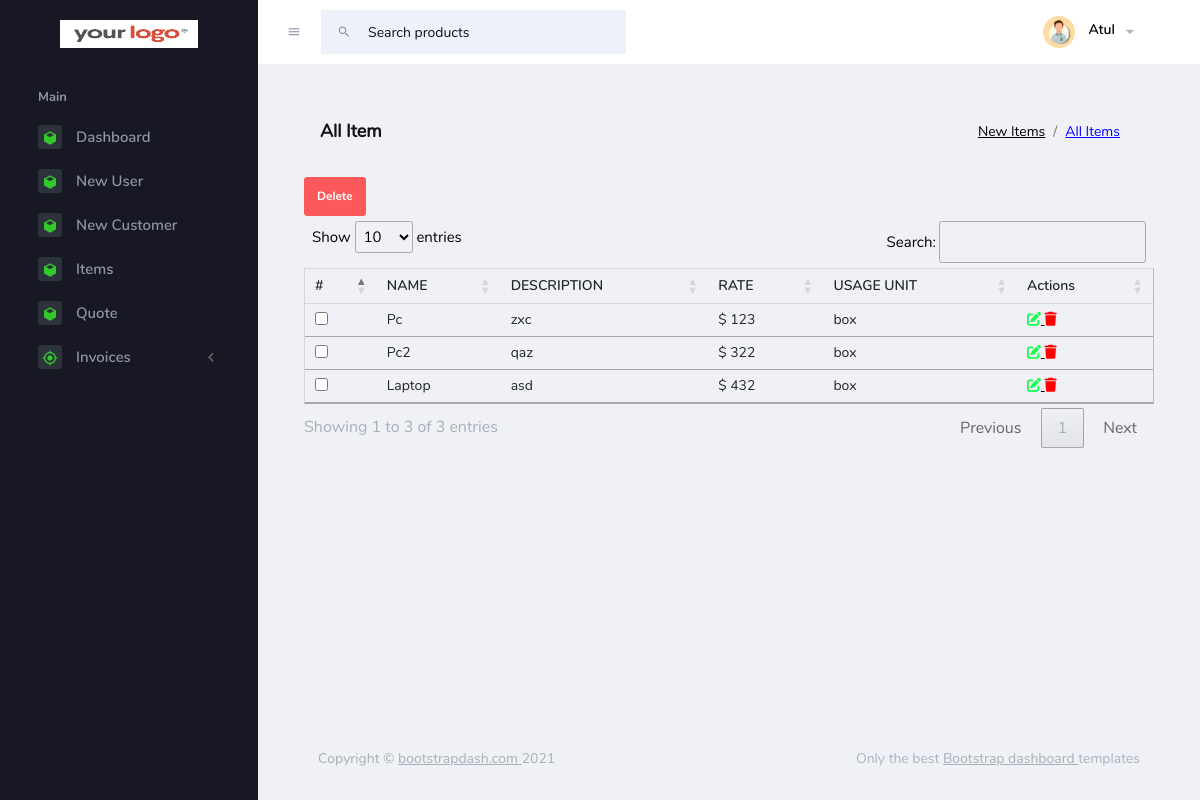
/pages/items/allitem.php (signed in), run on the app's committed database.
### tables this page shows
CREATE TABLE IF NOT EXISTS `dashboard2_items` (
  `itemId` int NOT NULL AUTO_INCREMENT,
  `user_id` int DEFAULT NULL,
  `type` varchar(255) NOT NULL,
  `name` varchar(255) NOT NULL,
  `unit` varchar(255) NOT NULL,
  `sellingPrice` varchar(255) NOT NULL,
  `description` varchar(255) NOT NULL,
  `qty` int NOT NULL,
  `amount` int NOT NULL,
  `creation_date` timestamp NOT NULL DEFAULT CURRENT_TIMESTAMP,
  `modification_date` timestamp NOT NULL DEFAULT CURRENT_TIMESTAMP,
  PRIMARY KEY (`itemId`)
);

### pages/database/items/allitem.php (the view)
<?php
include(dirname(__FILE__)."/../dbconnect.php");
$sql2 = "select * from dashboard2_items";
$result = mysqli_query($conn,$sql2);
while ($row = $result->fetch_assoc()) {
    echo "
            <tr>
                <td><input type='checkbox' name='mdeleteIditem[]' value='" .  $row["itemId"] . "'></td>
                <td>" . ucfirst($row["name"]) . "</td>
                <td>" . $row["description"] . "</td>
                <td> $ " . $row["sellingPrice"] . "</td>
                <td>" . $row["unit"] . "</td>
                <td>
                <a href='#'>
                    <i id='".$row["itemId"]."' class='fa-solid fa-pen-to-square itemsedit' style='color: #0fff4b;'></i>
                </a>
                <a href='#'>
                <i id='".$row["itemId"]."'class='fa-solid fa-trash itemsdeletes' style='color: #ff0000;'></i>
                </a>
                </td>
            </tr>
                ";
}
?>

### assets/css/style2.css (style rules this page uses)
a { color: black; }

### assets/css/custom_style.css (style rules this page uses)
:root { --dark-bg-color: #434343; --dark-text-color: #fff; }
input { padding: 10px !important; }
html, body { margin: 0; padding: 0; height: 100%; width: 100%; }

### data on the page
dashboard2_items: name "Pc", description "zxc", sellingPrice "123", unit "box"
dashboard2_items: name "Pc2", description "qaz", sellingPrice "322", unit "box"
dashboard2_items: name "Laptop", description "asd", sellingPrice "432", unit "box"

### other printed values
$_SESSION['username'] "Atul"
